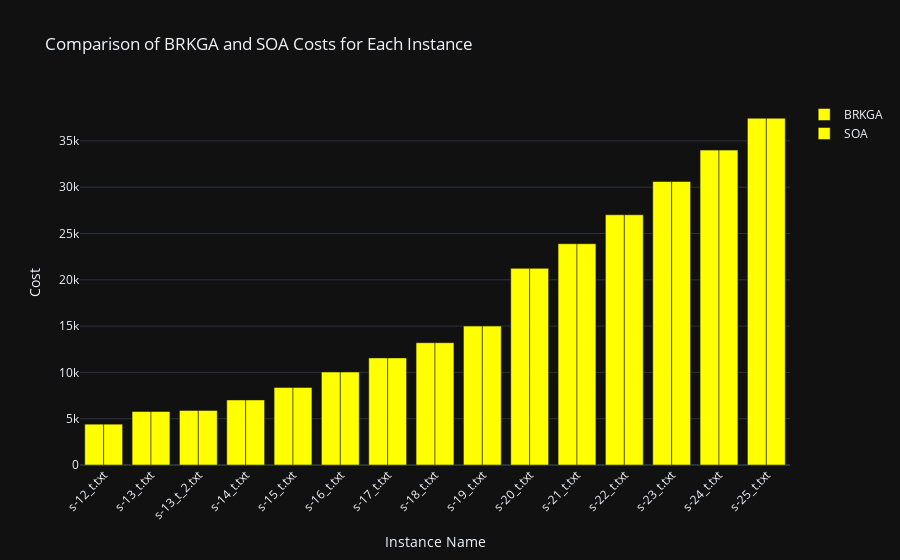

Notebook code for this chart:
### Code cell
result = read_result("/home/pedro/Pessoal/MSc/tip/output/s_2.json")
output_report = OutputReport(result)
output_report.plot_comparison()

### Figure 1 — Plotly figure (JSON) as saved in the notebook; plotly's stock layout.template omitted (floating-point values rounded to 4 significant figures)
{"data": [{"hoverinfo": "text", "hovertext": ["BRKGA: 4409", "BRKGA: 5781", "BRKGA: 5897", "BRKGA: 7027", "BRKGA: 8377", "BRKGA: 10044", "BRKGA: 11567", "BRKGA: 13208", "BRKGA: 15000", "BRKGA: 21234", "BRKGA: 23896", "BRKGA: 27021", "BRKGA: 30613", "BRKGA: 34004", "BRKGA: 37444"], "marker": {"color": ["yellow", "yellow", "yellow", "yellow", "yellow", "yellow", "yellow", "yellow", "yellow", "yellow", "yellow", "yellow", "yellow", "yellow", "yellow"]}, "name": "BRKGA", "type": "bar", "x": ["s-12_t.txt", "s-13_t.txt", "s-13_t_2.txt", "s-14_t.txt", "s-15_t.txt", "s-16_t.txt", "s-17_t.txt", "s-18_t.txt", "s-19_t.txt", "s-20_t.txt", "s-21_t.txt", "s-22_t.txt", "s-23_t.txt", "s-24_t.txt", "s-25_t.txt"], "y": [4409, 5781, 5897, 7027, 8377, 10044, 11567, 13208, 15000, 21234, 23896, 27021, 30613, 34004, 37444]}, {"hoverinfo": "text", "hovertext": ["SOA: 4409", "SOA: 5781", "SOA: 5897", "SOA: 7027", "SOA: 8377", "SOA: 10044", "SOA: 11567", "SOA: 13208", "SOA: 15000", "SOA: 21234", "SOA: 23896", "SOA: 27021", "SOA: 30613", "SOA: 34004", "SOA: 37444"], "marker": {"color": ["yellow", "yellow", "yellow", "yellow", "yellow", "yellow", "yellow", "yellow", "yellow", "yellow", "yellow", "yellow", "yellow", "yellow", "yellow"]}, "name": "SOA", "type": "bar", "x": ["s-12_t.txt", "s-13_t.txt", "s-13_t_2.txt", "s-14_t.txt", "s-15_t.txt", "s-16_t.txt", "s-17_t.txt", "s-18_t.txt", "s-19_t.txt", "s-20_t.txt", "s-21_t.txt", "s-22_t.txt", "s-23_t.txt", "s-24_t.txt", "s-25_t.txt"], "y": [4409, 5781, 5897, 7027, 8377, 10044, 11567, 13208, 15000, 21234, 23896, 27021, 30613, 34004, 37444]}], "layout": {"barmode": "group", "coloraxis": {"showscale": false}, "title": {"text": "Comparison of BRKGA and SOA Costs for Each Instance"}, "xaxis": {"tickangle": -45, "title": {"text": "Instance Name"}}, "yaxis": {"title": {"text": "Cost"}}}}
